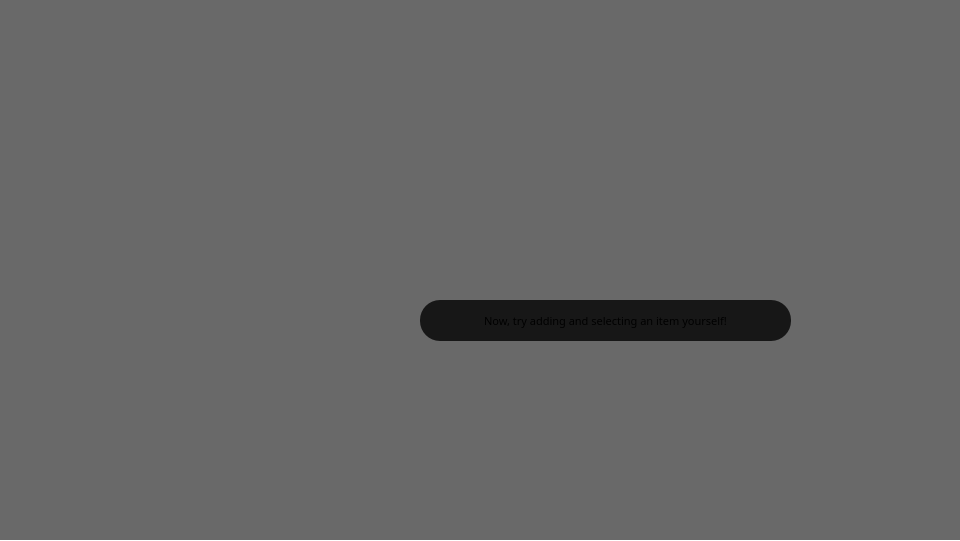
  <widget class="QGroupBox" name="slide_10">
   <property name="geometry">
    <rect>
     <x>0</x>
     <y>540</y>
     <width>960</width>
     <height>541</height>
    </rect>
   </property>
   <property name="styleSheet">
    <string notr="true">border: 0px;
background: transparent;</string>
   </property>
   <property name="title">
    <string/>
   </property>
   <widget class="QGroupBox" name="groupBox_12">
    <property name="geometry">
     <rect>
      <x>420</x>
      <y>300</y>
      <width>371</width>
      <height>41</height>
     </rect>
    </property>
    <property name="styleSheet">
     <string notr="true">QGroupBox {
	background: rgba(0, 0, 0, 200);
	border-radius: 20px;
}</string>
    </property>
    <property name="title">
     <string/>
    </property>
    <widget class="QLabel" name="label_30">
     <property name="geometry">
      <rect>
       <x>0</x>
       <y>4</y>
       <width>361</width>
       <height>41</height>
      </rect>
     </property>
     <property name="font">
      <font>
       <family>Cascadia Code</family>
       <pointsize>12</pointsize>
       <bold>true</bold>
      </font>
     </property>
     <property name="text">
      <string/>
     </property>
     <property name="alignment">
      <set>Qt::AlignCenter</set>
     </property>
     <property name="wordWrap">
      <bool>true</bool>
     </property>
     <property name="margin">
      <number>0</number>
     </property>
    </widget>
    <widget class="QLabel" name="label_31">
     <property name="geometry">
      <rect>
       <x>10</x>
       <y>0</y>
       <width>351</width>
       <height>41</height>
      </rect>
     </property>
     <property name="font">
      <font>
       <family>Cascadia Code</family>
       <pointsize>8</pointsize>
       <bold>false</bold>
      </font>
     </property>
     <property name="text">
      <string>Now, try adding and selecting an item yourself!</string>
     </property>
     <property name="alignment">
      <set>Qt::AlignCenter</set>
     </property>
     <property name="wordWrap">
      <bool>true</bool>
     </property>
     <property name="margin">
      <number>5</number>
     </property>
    </widget>
   </widget>
   <widget class="QWidget" name="widget_32" native="true">
    <property name="geometry">
     <rect>
      <x>0</x>
      <y>0</y>
      <width>960</width>
      <height>540</height>
     </rect>
    </property>
    <property name="styleSheet">
     <string notr="true">background: rgba(0, 0, 0, 150);</string>
    </property>
   </widget>
   <zorder>widget_32</zorder>
   <zorder>groupBox_12</zorder>
  </widget>
